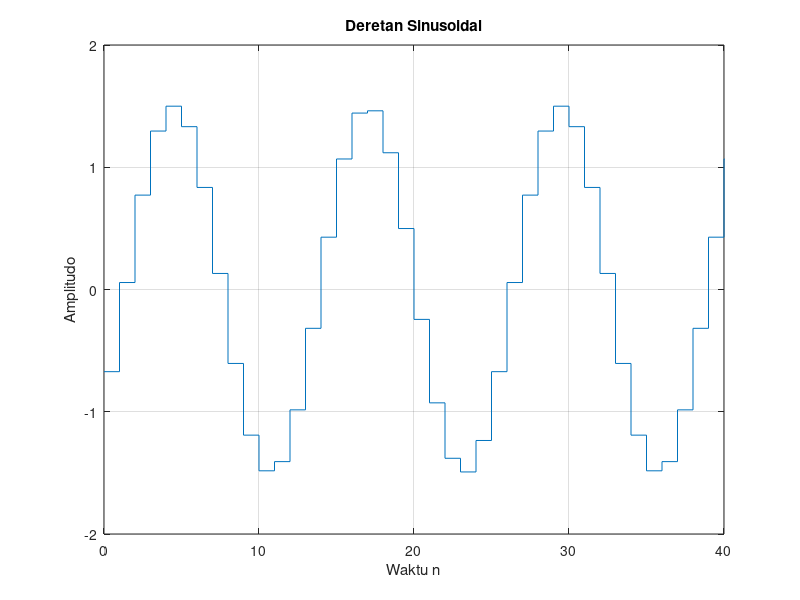

This chart was generated by the following MATLAB code:
n = 0:50;
f = 0.08;
phase = 90;
A = 1.5;
arg = 2*pi*f*n - phase;
x = A*cos(arg);
clf;
stairs(n,x);
axis([0 40 -2 2]);
grid;
title('Deretan Sinusoidal');
xlabel('Waktu n');
ylabel('Amplitudo');
axis;
